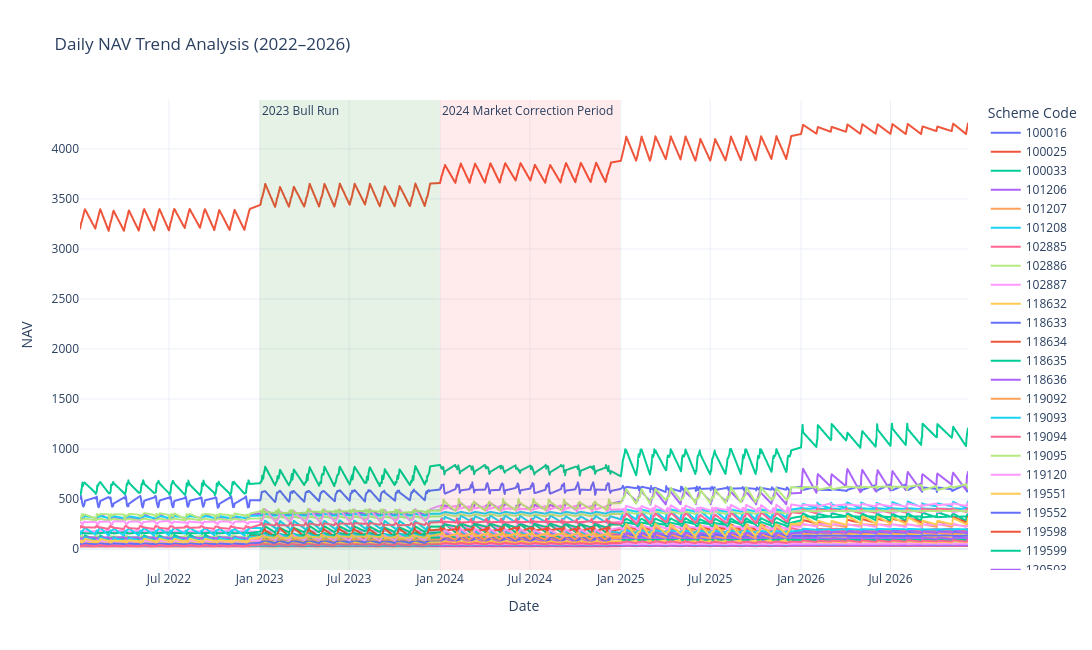

Notebook code cell kept with this figure:
### Code cell
fig.update_layout(
    template='plotly_white',
    width=1200,
    height=650,
    hovermode='x unified',
    xaxis_title='Date',
    yaxis_title='NAV',
    legend_title='Scheme Code'
)

### Figure 1 — Plotly figure (JSON) as saved in the notebook; plotly's stock layout.template omitted (floating-point values rounded to 4 significant figures; data arrays with more than 128 entries replaced by an {"elided": "..."} marker saying what was removed)
{"data": [{"customdata": {"elided": "453x1 int values"}, "hovertemplate": "Scheme Code=%{customdata[0]}<br>Date=%{x}<br>Net Asset Value (NAV)=%{y}<extra></extra>", "legendgroup": "100016", "line": {"color": "#636efa", "dash": "solid"}, "marker": {"symbol": "circle"}, "mode": "lines", "name": "100016", "showlegend": true, "type": "scattergl", "x": {"elided": "453 str values"}, "xaxis": "x", "y": {"elided": "453 float values"}, "yaxis": "y"}, {"customdata": {"elided": "453x1 int values"}, "hovertemplate": "Scheme Code=%{customdata[0]}<br>Date=%{x}<br>Net Asset Value (NAV)=%{y}<extra></extra>", "legendgroup": "100025", "line": {"color": "#EF553B", "dash": "solid"}, "marker": {"symbol": "circle"}, "mode": "lines", "name": "100025", "showlegend": true, "type": "scattergl", "x": {"elided": "453 str values"}, "xaxis": "x", "y": {"elided": "453 float values"}, "yaxis": "y"}, {"customdata": {"elided": "453x1 int values"}, "hovertemplate": "Scheme Code=%{customdata[0]}<br>Date=%{x}<br>Net Asset Value (NAV)=%{y}<extra></extra>", "legendgroup": "100033", "line": {"color": "#00cc96", "dash": "solid"}, "marker": {"symbol": "circle"}, "mode": "lines", "name": "100033", "showlegend": true, "type": "scattergl", "x": {"elided": "453 str values"}, "xaxis": "x", "y": {"elided": "453 float values"}, "yaxis": "y"}, {"customdata": {"elided": "453x1 int values"}, "hovertemplate": "Scheme Code=%{customdata[0]}<br>Date=%{x}<br>Net Asset Value (NAV)=%{y}<extra></extra>", "legendgroup": "101206", "line": {"color": "#ab63fa", "dash": "solid"}, "marker": {"symbol": "circle"}, "mode": "lines", "name": "101206", "showlegend": true, "type": "scattergl", "x": {"elided": "453 str values"}, "xaxis": "x", "y": {"elided": "453 float values"}, "yaxis": "y"}, {"customdata": {"elided": "453x1 int values"}, "hovertemplate": "Scheme Code=%{customdata[0]}<br>Date=%{x}<br>Net Asset Value (NAV)=%{y}<extra></extra>", "legendgroup": "101207", "line": {"color": "#FFA15A", "dash": "solid"}, "marker": {"symbol": "circle"}, "mode": "lines", "name": "101207", "showlegend": true, "type": "scattergl", "x": {"elided": "453 str values"}, "xaxis": "x", "y": {"elided": "453 float values"}, "yaxis": "y"}, {"customdata": {"elided": "453x1 int values"}, "hovertemplate": "Scheme Code=%{customdata[0]}<br>Date=%{x}<br>Net Asset Value (NAV)=%{y}<extra></extra>", "legendgroup": "101208", "line": {"color": "#19d3f3", "dash": "solid"}, "marker": {"symbol": "circle"}, "mode": "lines", "name": "101208", "showlegend": true, "type": "scattergl", "x": {"elided": "453 str values"}, "xaxis": "x", "y": {"elided": "453 float values"}, "yaxis": "y"}, {"customdata": {"elided": "453x1 int values"}, "hovertemplate": "Scheme Code=%{customdata[0]}<br>Date=%{x}<br>Net Asset Value (NAV)=%{y}<extra></extra>", "legendgroup": "102885", "line": {"color": "#FF6692", "dash": "solid"}, "marker": {"symbol": "circle"}, "mode": "lines", "name": "102885", "showlegend": true, "type": "scattergl", "x": {"elided": "453 str values"}, "xaxis": "x", "y": {"elided": "453 float values"}, "yaxis": "y"}, {"customdata": {"elided": "453x1 int values"}, "hovertemplate": "Scheme Code=%{customdata[0]}<br>Date=%{x}<br>Net Asset Value (NAV)=%{y}<extra></extra>", "legendgroup": "102886", "line": {"color": "#B6E880", "dash": "solid"}, "marker": {"symbol": "circle"}, "mode": "lines", "name": "102886", "showlegend": true, "type": "scattergl", "x": {"elided": "453 str values"}, "xaxis": "x", "y": {"elided": "453 float values"}, "yaxis": "y"}, {"customdata": {"elided": "453x1 int values"}, "hovertemplate": "Scheme Code=%{customdata[0]}<br>Date=%{x}<br>Net Asset Value (NAV)=%{y}<extra></extra>", "legendgroup": "102887", "line": {"color": "#FF97FF", "dash": "solid"}, "marker": {"symbol": "circle"}, "mode": "lines", "name": "102887", "showlegend": true, "type": "scattergl", "x": {"elided": "453 str values"}, "xaxis": "x", "y": {"elided": "453 float values"}, "yaxis": "y"}, {"customdata": {"elided": "453x1 int values"}, "hovertemplate": "Scheme Code=%{customdata[0]}<br>Date=%{x}<br>Net Asset Value (NAV)=%{y}<extra></extra>", "legendgroup": "118632", "line": {"color": "#FECB52", "dash": "solid"}, "marker": {"symbol": "circle"}, "mode": "lines", "name": "118632", "showlegend": true, "type": "scattergl", "x": {"elided": "453 str values"}, "xaxis": "x", "y": {"elided": "453 float values"}, "yaxis": "y"}, {"customdata": {"elided": "453x1 int values"}, "hovertemplate": "Scheme Code=%{customdata[0]}<br>Date=%{x}<br>Net Asset Value (NAV)=%{y}<extra></extra>", "legendgroup": "118633", "line": {"color": "#636efa", "dash": "solid"}, "marker": {"symbol": "circle"}, "mode": "lines", "name": "118633", "showlegend": true, "type": "scattergl", "x": {"elided": "453 str values"}, "xaxis": "x", "y": {"elided": "453 float values"}, "yaxis": "y"}, {"customdata": {"elided": "453x1 int values"}, "hovertemplate": "Scheme Code=%{customdata[0]}<br>Date=%{x}<br>Net Asset Value (NAV)=%{y}<extra></extra>", "legendgroup": "118634", "line": {"color": "#EF553B", "dash": "solid"}, "marker": {"symbol": "circle"}, "mode": "lines", "name": "118634", "showlegend": true, "type": "scattergl", "x": {"elided": "453 str values"}, "xaxis": "x", "y": {"elided": "453 float values"}, "yaxis": "y"}, {"customdata": {"elided": "453x1 int values"}, "hovertemplate": "Scheme Code=%{customdata[0]}<br>Date=%{x}<br>Net Asset Value (NAV)=%{y}<extra></extra>", "legendgroup": "118635", "line": {"color": "#00cc96", "dash": "solid"}, "marker": {"symbol": "circle"}, "mode": "lines", "name": "118635", "showlegend": true, "type": "scattergl", "x": {"elided": "453 str values"}, "xaxis": "x", "y": {"elided": "453 float values"}, "yaxis": "y"}, {"customdata": {"elided": "453x1 int values"}, "hovertemplate": "Scheme Code=%{customdata[0]}<br>Date=%{x}<br>Net Asset Value (NAV)=%{y}<extra></extra>", "legendgroup": "118636", "line": {"color": "#ab63fa", "dash": "solid"}, "marker": {"symbol": "circle"}, "mode": "lines", "name": "118636", "showlegend": true, "type": "scattergl", "x": {"elided": "453 str values"}, "xaxis": "x", "y": {"elided": "453 float values"}, "yaxis": "y"}, {"customdata": {"elided": "453x1 int values"}, "hovertemplate": "Scheme Code=%{customdata[0]}<br>Date=%{x}<br>Net Asset Value (NAV)=%{y}<extra></extra>", "legendgroup": "119092", "line": {"color": "#FFA15A", "dash": "solid"}, "marker": {"symbol": "circle"}, "mode": "lines", "name": "119092", "showlegend": true, "type": "scattergl", "x": {"elided": "453 str values"}, "xaxis": "x", "y": {"elided": "453 float values"}, "yaxis": "y"}, {"customdata": {"elided": "453x1 int values"}, "hovertemplate": "Scheme Code=%{customdata[0]}<br>Date=%{x}<br>Net Asset Value (NAV)=%{y}<extra></extra>", "legendgroup": "119093", "line": {"color": "#19d3f3", "dash": "solid"}, "marker": {"symbol": "circle"}, "mode": "lines", "name": "119093", "showlegend": true, "type": "scattergl", "x": {"elided": "453 str values"}, "xaxis": "x", "y": {"elided": "453 float values"}, "yaxis": "y"}, {"customdata": {"elided": "453x1 int values"}, "hovertemplate": "Scheme Code=%{customdata[0]}<br>Date=%{x}<br>Net Asset Value (NAV)=%{y}<extra></extra>", "legendgroup": "119094", "line": {"color": "#FF6692", "dash": "solid"}, "marker": {"symbol": "circle"}, "mode": "lines", "name": "119094", "showlegend": true, "type": "scattergl", "x": {"elided": "453 str values"}, "xaxis": "x", "y": {"elided": "453 float values"}, "yaxis": "y"}, {"customdata": {"elided": "453x1 int values"}, "hovertemplate": "Scheme Code=%{customdata[0]}<br>Date=%{x}<br>Net Asset Value (NAV)=%{y}<extra></extra>", "legendgroup": "119095", "line": {"color": "#B6E880", "dash": "solid"}, "marker": {"symbol": "circle"}, "mode": "lines", "name": "119095", "showlegend": true, "type": "scattergl", "x": {"elided": "453 str values"}, "xaxis": "x", "y": {"elided": "453 float values"}, "yaxis": "y"}, {"customdata": {"elided": "453x1 int values"}, "hovertemplate": "Scheme Code=%{customdata[0]}<br>Date=%{x}<br>Net Asset Value (NAV)=%{y}<extra></extra>", "legendgroup": "119120", "line": {"color": "#FF97FF", "dash": "solid"}, "marker": {"symbol": "circle"}, "mode": "lines", "name": "119120", "showlegend": true, "type": "scattergl", "x": {"elided": "453 str values"}, "xaxis": "x", "y": {"elided": "453 float values"}, "yaxis": "y"}, {"customdata": {"elided": "453x1 int values"}, "hovertemplate": "Scheme Code=%{customdata[0]}<br>Date=%{x}<br>Net Asset Value (NAV)=%{y}<extra></extra>", "legendgroup": "119551", "line": {"color": "#FECB52", "dash": "solid"}, "marker": {"symbol": "circle"}, "mode": "lines", "name": "119551", "showlegend": true, "type": "scattergl", "x": {"elided": "453 str values"}, "xaxis": "x", "y": {"elided": "453 float values"}, "yaxis": "y"}, {"customdata": {"elided": "453x1 int values"}, "hovertemplate": "Scheme Code=%{customdata[0]}<br>Date=%{x}<br>Net Asset Value (NAV)=%{y}<extra></extra>", "legendgroup": "119552", "line": {"color": "#636efa", "dash": "solid"}, "marker": {"symbol": "circle"}, "mode": "lines", "name": "119552", "showlegend": true, "type": "scattergl", "x": {"elided": "453 str values"}, "xaxis": "x", "y": {"elided": "453 float values"}, "yaxis": "y"}, {"customdata": {"elided": "453x1 int values"}, "hovertemplate": "Scheme Code=%{customdata[0]}<br>Date=%{x}<br>Net Asset Value (NAV)=%{y}<extra></extra>", "legendgroup": "119598", "line": {"color": "#EF553B", "dash": "solid"}, "marker": {"symbol": "circle"}, "mode": "lines", "name": "119598", "showlegend": true, "type": "scattergl", "x": {"elided": "453 str values"}, "xaxis": "x", "y": {"elided": "453 float values"}, "yaxis": "y"}, {"customdata": {"elided": "453x1 int values"}, "hovertemplate": "Scheme Code=%{customdata[0]}<br>Date=%{x}<br>Net Asset Value (NAV)=%{y}<extra></extra>", "legendgroup": "119599", "line": {"color": "#00cc96", "dash": "solid"}, "marker": {"symbol": "circle"}, "mode": "lines", "name": "119599", "showlegend": true, "type": "scattergl", "x": {"elided": "453 str values"}, "xaxis": "x", "y": {"elided": "453 float values"}, "yaxis": "y"}, {"customdata": {"elided": "453x1 int values"}, "hovertemplate": "Scheme Code=%{customdata[0]}<br>Date=%{x}<br>Net Asset Value (NAV)=%{y}<extra></extra>", "legendgroup": "120503", "line": {"color": "#ab63fa", "dash": "solid"}, "marker": {"symbol": "circle"}, "mode": "lines", "name": "120503", "showlegend": true, "type": "scattergl", "x": {"elided": "453 str values"}, "xaxis": "x", "y": {"elided": "453 float values"}, "yaxis": "y"}, {"customdata": {"elided": "453x1 int values"}, "hovertemplate": "Scheme Code=%{customdata[0]}<br>Date=%{x}<br>Net Asset Value (NAV)=%{y}<extra></extra>", "legendgroup": "120504", "line": {"color": "#FFA15A", "dash": "solid"}, "marker": {"symbol": "circle"}, "mode": "lines", "name": "120504", "showlegend": true, "type": "scattergl", "x": {"elided": "453 str values"}, "xaxis": "x", "y": {"elided": "453 float values"}, "yaxis": "y"}, {"customdata": {"elided": "453x1 int values"}, "hovertemplate": "Scheme Code=%{customdata[0]}<br>Date=%{x}<br>Net Asset Value (NAV)=%{y}<extra></extra>", "legendgroup": "120505", "line": {"color": "#19d3f3", "dash": "solid"}, "marker": {"symbol": "circle"}, "mode": "lines", "name": "120505", "showlegend": true, "type": "scattergl", "x": {"elided": "453 str values"}, "xaxis": "x", "y": {"elided": "453 float values"}, "yaxis": "y"}, {"customdata": {"elided": "453x1 int values"}, "hovertemplate": "Scheme Code=%{customdata[0]}<br>Date=%{x}<br>Net Asset Value (NAV)=%{y}<extra></extra>", "legendgroup": "120506", "line": {"color": "#FF6692", "dash": "solid"}, "marker": {"symbol": "circle"}, "mode": "lines", "name": "120506", "showlegend": true, "type": "scattergl", "x": {"elided": "453 str values"}, "xaxis": "x", "y": {"elided": "453 float values"}, "yaxis": "y"}, {"customdata": {"elided": "453x1 int values"}, "hovertemplate": "Scheme Code=%{customdata[0]}<br>Date=%{x}<br>Net Asset Value (NAV)=%{y}<extra></extra>", "legendgroup": "120507", "line": {"color": "#B6E880", "dash": "solid"}, "marker": {"symbol": "circle"}, "mode": "lines", "name": "120507", "showlegend": true, "type": "scattergl", "x": {"elided": "453 str values"}, "xaxis": "x", "y": {"elided": "453 float values"}, "yaxis": "y"}, {"customdata": {"elided": "453x1 int values"}, "hovertemplate": "Scheme Code=%{customdata[0]}<br>Date=%{x}<br>Net Asset Value (NAV)=%{y}<extra></extra>", "legendgroup": "120841", "line": {"color": "#FF97FF", "dash": "solid"}, "marker": {"symbol": "circle"}, "mode": "lines", "name": "120841", "showlegend": true, "type": "scattergl", "x": {"elided": "453 str values"}, "xaxis": "x", "y": {"elided": "453 float values"}, "yaxis": "y"}, {"customdata": {"elided": "453x1 int values"}, "hovertemplate": "Scheme Code=%{customdata[0]}<br>Date=%{x}<br>Net Asset Value (NAV)=%{y}<extra></extra>", "legendgroup": "120842", "line": {"color": "#FECB52", "dash": "solid"}, "marker": {"symbol": "circle"}, "mode": "lines", "name": "120842", "showlegend": true, "type": "scattergl", "x": {"elided": "453 str values"}, "xaxis": "x", "y": {"elided": "453 float values"}, "yaxis": "y"}, {"customdata": {"elided": "453x1 int values"}, "hovertemplate": "Scheme Code=%{customdata[0]}<br>Date=%{x}<br>Net Asset Value (NAV)=%{y}<extra></extra>", "legendgroup": "120843", "line": {"color": "#636efa", "dash": "solid"}, "marker": {"symbol": "circle"}, "mode": "lines", "name": "120843", "showlegend": true, "type": "scattergl", "x": {"elided": "453 str values"}, "xaxis": "x", "y": {"elided": "453 float values"}, "yaxis": "y"}, {"customdata": {"elided": "453x1 int values"}, "hovertemplate": "Scheme Code=%{customdata[0]}<br>Date=%{x}<br>Net Asset Value (NAV)=%{y}<extra></extra>", "legendgroup": "120844", "line": {"color": "#EF553B", "dash": "solid"}, "marker": {"symbol": "circle"}, "mode": "lines", "name": "120844", "showlegend": true, "type": "scattergl", "x": {"elided": "453 str values"}, "xaxis": "x", "y": {"elided": "453 float values"}, "yaxis": "y"}, {"customdata": {"elided": "453x1 int values"}, "hovertemplate": "Scheme Code=%{customdata[0]}<br>Date=%{x}<br>Net Asset Value (NAV)=%{y}<extra></extra>", "legendgroup": "125497", "line": {"color": "#00cc96", "dash": "solid"}, "marker": {"symbol": "circle"}, "mode": "lines", "name": "125497", "showlegend": true, "type": "scattergl", "x": {"elided": "453 str values"}, "xaxis": "x", "y": {"elided": "453 float values"}, "yaxis": "y"}, {"customdata": {"elided": "453x1 int values"}, "hovertemplate": "Scheme Code=%{customdata[0]}<br>Date=%{x}<br>Net Asset Value (NAV)=%{y}<extra></extra>", "legendgroup": "125498", "line": {"color": "#ab63fa", "dash": "solid"}, "marker": {"symbol": "circle"}, "mode": "lines", "name": "125498", "showlegend": true, "type": "scattergl", "x": {"elided": "453 str values"}, "xaxis": "x", "y": {"elided": "453 float values"}, "yaxis": "y"}, {"customdata": {"elided": "453x1 int values"}, "hovertemplate": "Scheme Code=%{customdata[0]}<br>Date=%{x}<br>Net Asset Value (NAV)=%{y}<extra></extra>", "legendgroup": "148567", "line": {"color": "#FFA15A", "dash": "solid"}, "marker": {"symbol": "circle"}, "mode": "lines", "name": "148567", "showlegend": true, "type": "scattergl", "x": {"elided": "453 str values"}, "xaxis": "x", "y": {"elided": "453 float values"}, "yaxis": "y"}, {"customdata": {"elided": "453x1 int values"}, "hovertemplate": "Scheme Code=%{customdata[0]}<br>Date=%{x}<br>Net Asset Value (NAV)=%{y}<extra></extra>", "legendgroup": "148568", "line": {"color": "#19d3f3", "dash": "solid"}, "marker": {"symbol": "circle"}, "mode": "lines", "name": "148568", "showlegend": true, "type": "scattergl", "x": {"elided": "453 str values"}, "xaxis": "x", "y": {"elided": "453 float values"}, "yaxis": "y"}, {"customdata": {"elided": "453x1 int values"}, "hovertemplate": "Scheme Code=%{customdata[0]}<br>Date=%{x}<br>Net Asset Value (NAV)=%{y}<extra></extra>", "legendgroup": "148569", "line": {"color": "#FF6692", "dash": "solid"}, "marker": {"symbol": "circle"}, "mode": "lines", "name": "148569", "showlegend": true, "type": "scattergl", "x": {"elided": "453 str values"}, "xaxis": "x", "y": {"elided": "453 float values"}, "yaxis": "y"}, {"customdata": {"elided": "453x1 int values"}, "hovertemplate": "Scheme Code=%{customdata[0]}<br>Date=%{x}<br>Net Asset Value (NAV)=%{y}<extra></extra>", "legendgroup": "149322", "line": {"color": "#B6E880", "dash": "solid"}, "marker": {"symbol": "circle"}, "mode": "lines", "name": "149322", "showlegend": true, "type": "scattergl", "x": {"elided": "453 str values"}, "xaxis": "x", "y": {"elided": "453 float values"}, "yaxis": "y"}, {"customdata": {"elided": "453x1 int values"}, "hovertemplate": "Scheme Code=%{customdata[0]}<br>Date=%{x}<br>Net Asset Value (NAV)=%{y}<extra></extra>", "legendgroup": "149323", "line": {"color": "#FF97FF", "dash": "solid"}, "marker": {"symbol": "circle"}, "mode": "lines", "name": "149323", "showlegend": true, "type": "scattergl", "x": {"elided": "453 str values"}, "xaxis": "x", "y": {"elided": "453 float values"}, "yaxis": "y"}, {"customdata": {"elided": "453x1 int values"}, "hovertemplate": "Scheme Code=%{customdata[0]}<br>Date=%{x}<br>Net Asset Value (NAV)=%{y}<extra></extra>", "legendgroup": "149324", "line": {"color": "#FECB52", "dash": "solid"}, "marker": {"symbol": "circle"}, "mode": "lines", "name": "149324", "showlegend": true, "type": "scattergl", "x": {"elided": "453 str values"}, "xaxis": "x", "y": {"elided": "453 float values"}, "yaxis": "y"}], "layout": {"annotations": [{"showarrow": false, "text": "2023 Bull Run", "x": "2023-01-01", "xanchor": "left", "xref": "x", "y": 1, "yanchor": "top", "yref": "y domain"}, {"showarrow": false, "text": "2024 Market Correction Period", "x": "2024-01-01", "xanchor": "left", "xref": "x", "y": 1, "yanchor": "top", "yref": "y domain"}], "height": 650, "hovermode": "x unified", "legend": {"title": {"text": "Scheme Code"}, "tracegroupgap": 0}, "shapes": [{"fillcolor": "green", "line": {"width": 0}, "opacity": 0.1, "type": "rect", "x0": "2023-01-01", "x1": "2023-12-31", "xref": "x", "y0": 0, "y1": 1, "yref": "y domain"}, {"fillcolor": "red", "line": {"width": 0}, "opacity": 0.08, "type": "rect", "x0": "2024-01-01", "x1": "2024-12-31", "xref": "x", "y0": 0, "y1": 1, "yref": "y domain"}], "title": {"text": "Daily NAV Trend Analysis (2022–2026)"}, "width": 1200, "xaxis": {"anchor": "y", "domain": [0, 1], "title": {"text": "Date"}}, "yaxis": {"anchor": "x", "domain": [0, 1], "title": {"text": "NAV"}}}}
